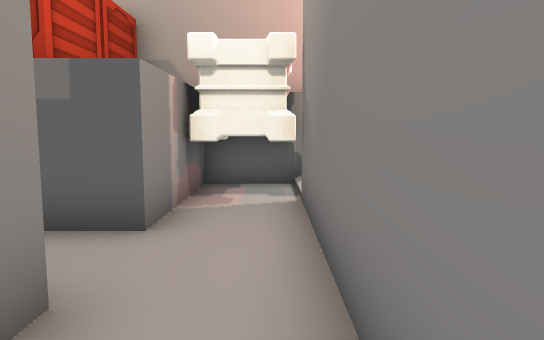
view 1 (above)

18 first-person views from a walk through a Unity game level. The camera is 1.2 m above the floor, tilts 6° down and sees 70° across. The floor is counted in squares, 1 m on a side. Each view is taken from the middle of a square. On the plan, view 1 faces up. The plan holds only what a view shows up to about 15 squares ahead; the rest is blank. The place goes on beyond the plan. The player character is not drawn. Some animated figures are left out. Door leaves are left out, so doorways stand open.

view 2
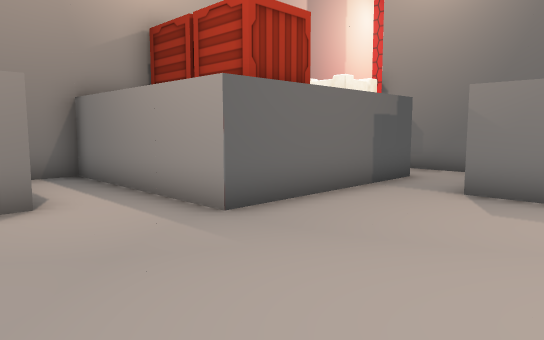

view 3
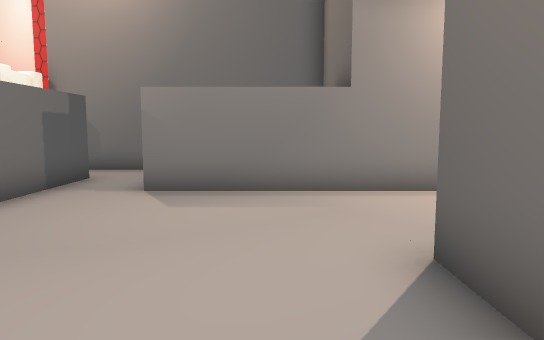

view 4
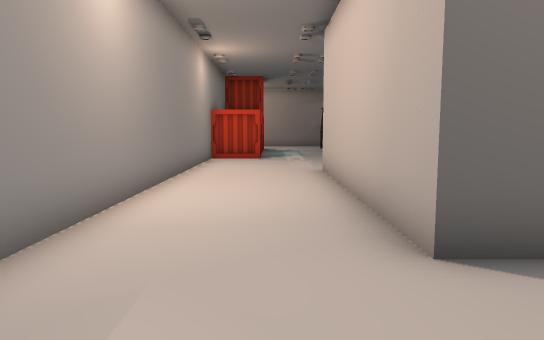

view 5
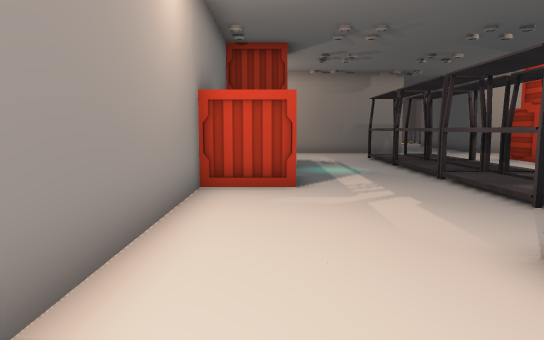

view 6
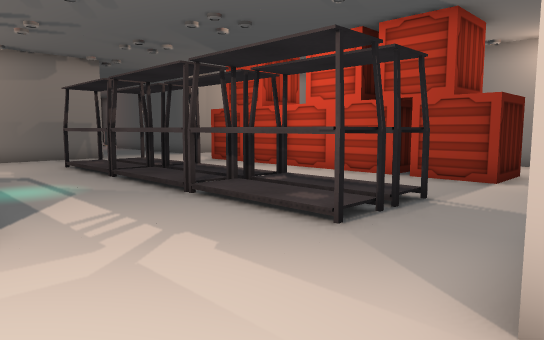

view 7
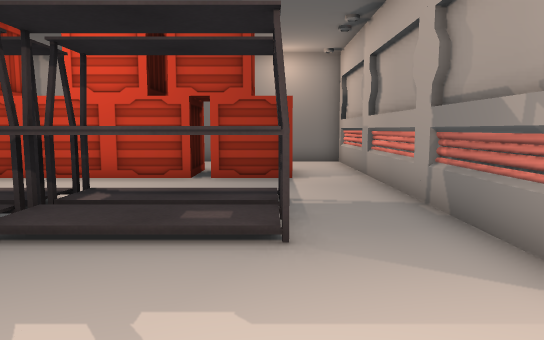

view 8
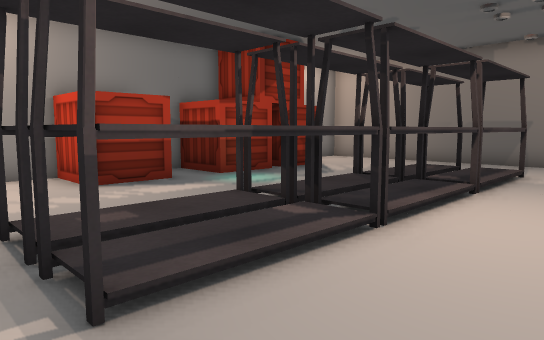

view 9
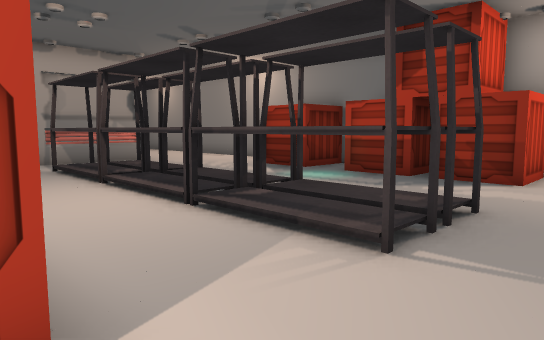

view 10
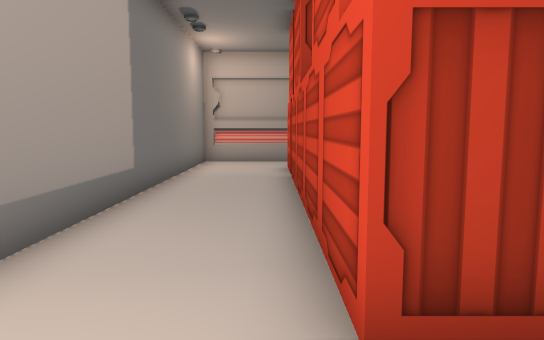

view 11
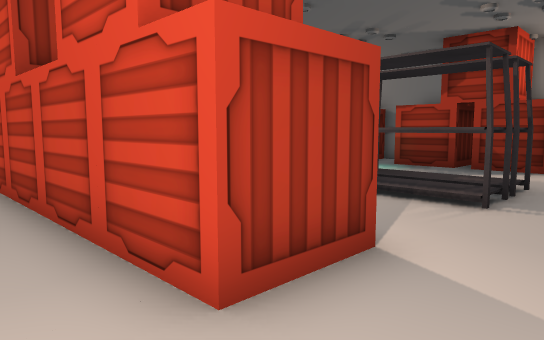

view 12
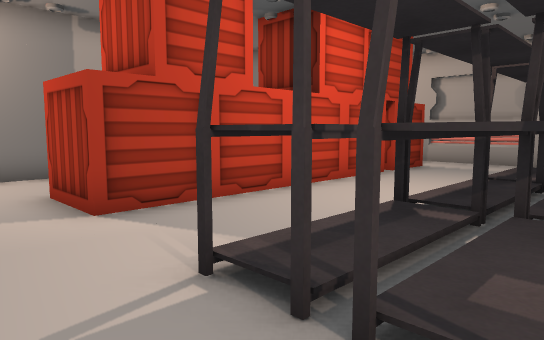

view 13
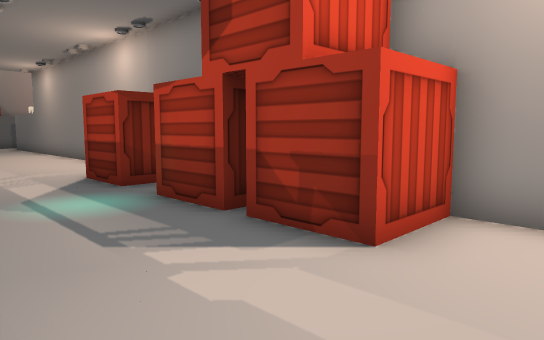

view 14
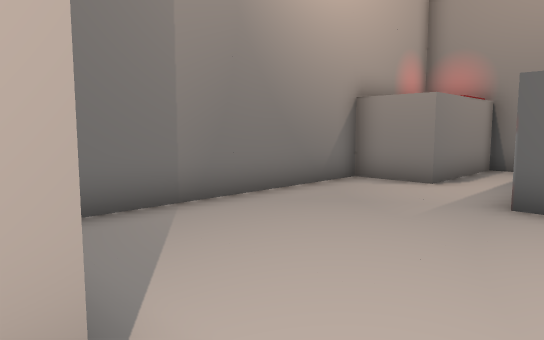

view 15
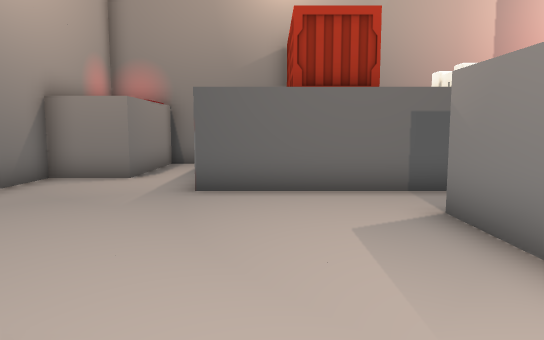

view 16
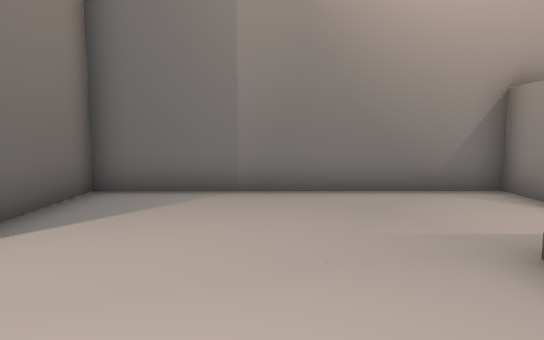

view 17
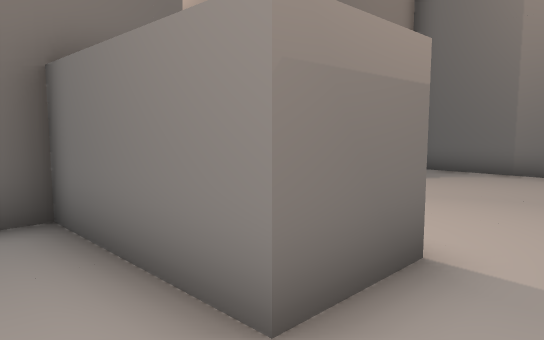

view 18
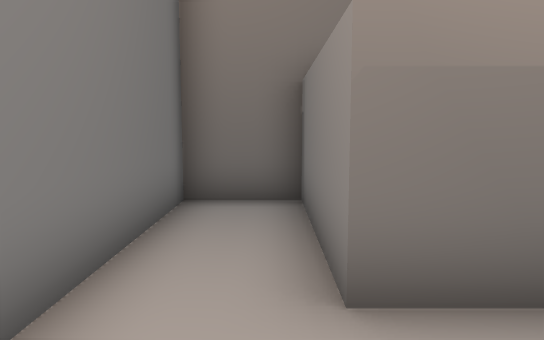

### Floor plan
Key: @ floor where view 1 was taken; # wall or solid block; . main floor; : floor 0.25 m higher than the main floor; ^ raised ledge; B block; C crate; O other object.
Columns run from 20 left of view 1 to 1 right of it. Each row starts with its distance up from view 1.
 11           ####
 10           #..B
  9           #..B    BBBB
  8          BB..B    BOO:
  7         #BB..B    BOO#
  6         #....B    B..#
  5         #....BBBBBB..#
  4         #............#
  3         #............#
  2         #........BB..#
  1         #........BB..#
  0         #........BB.@#
 -1         #........BB..#
 -2         #####....#####
 -3             #....#
 -4             #....#
 -5             #....#
 -6             #....#
 -7             #....#
 -8             #....#
 -9 #############....#
-10 #................#
-11 #................#
-12 #...CC...^.^.....#
-13 #...CC...^^^.....#
-14 #...CC...^^^...CC#
-15 #...CC...^^^...C #
-16 #...CC...^^^...CC#
-17 #...CC...^^^.....#
-18 #...CC...^^^...CC#
-19 #...CC...^^^...CC
-20 #...CC...^^^...C
-21 #...CC...^^^...C
-22 #...CC...^.^...CC#
-23    ..............#
-24   .. .  .......

Positions as (right, up) in squares from view 1, and headings:
1: (0, 0), facing up
2: (-11, 0), facing up-right
3: (-11, 0), facing right
4: (-6, 2), facing down
5: (-5, -6), facing down
6: (-5, -9), facing down-left
7: (-5, -12), facing left
8: (-14, -11), facing down-right
9: (-15, -24), facing up-right
10: (-17, -24), facing up
11: (-18, -24), facing up-right
12: (-9, -24), facing up-left
13: (-9, -24), facing up-right
14: (-6, -2), facing up-left
15: (-6, -3), facing up
16: (-4, 2), facing left
17: (0, 4), facing down-left
18: (-1, 5), facing down
